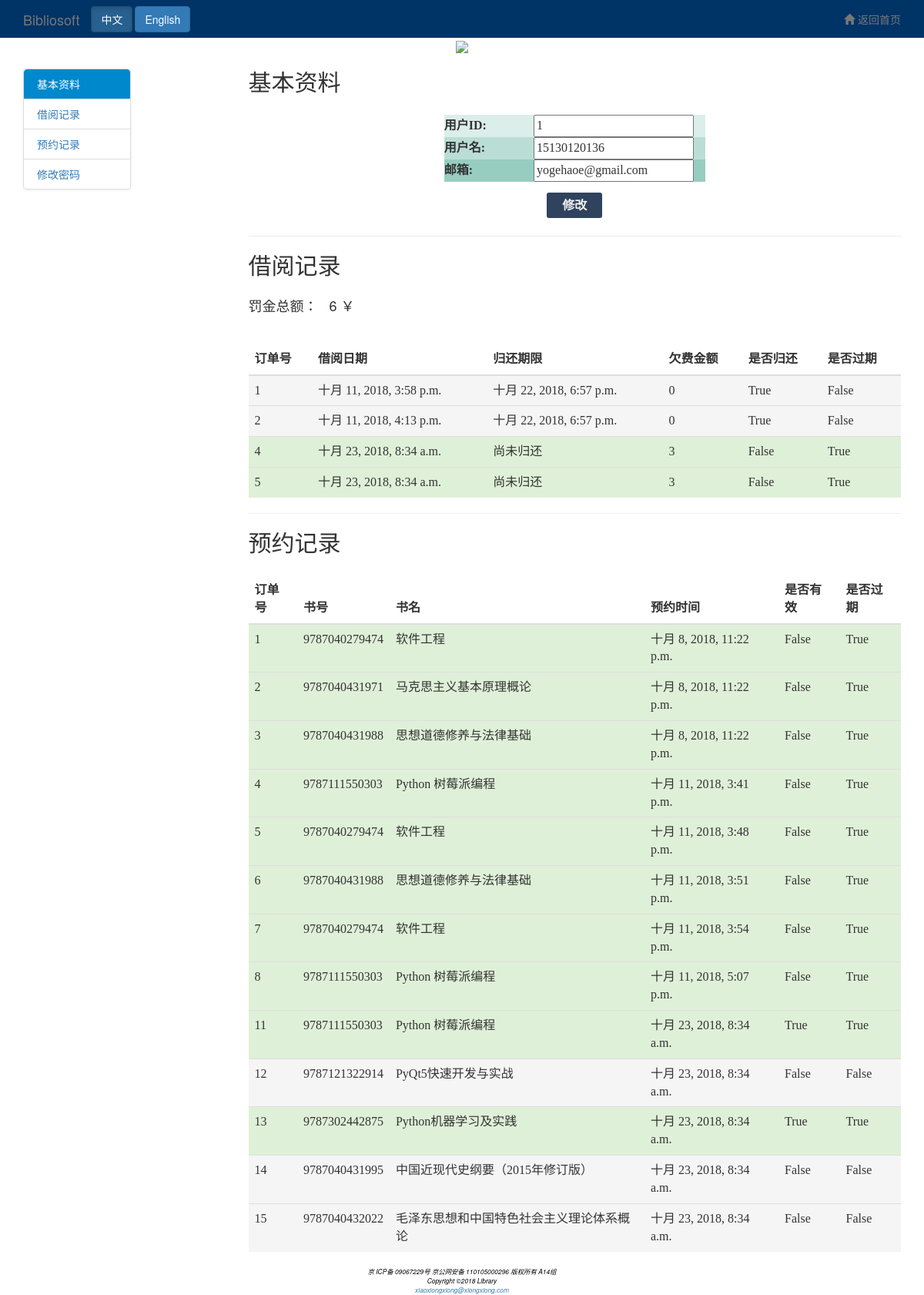
Page /user_message/ (signed in) on the earlier database version.
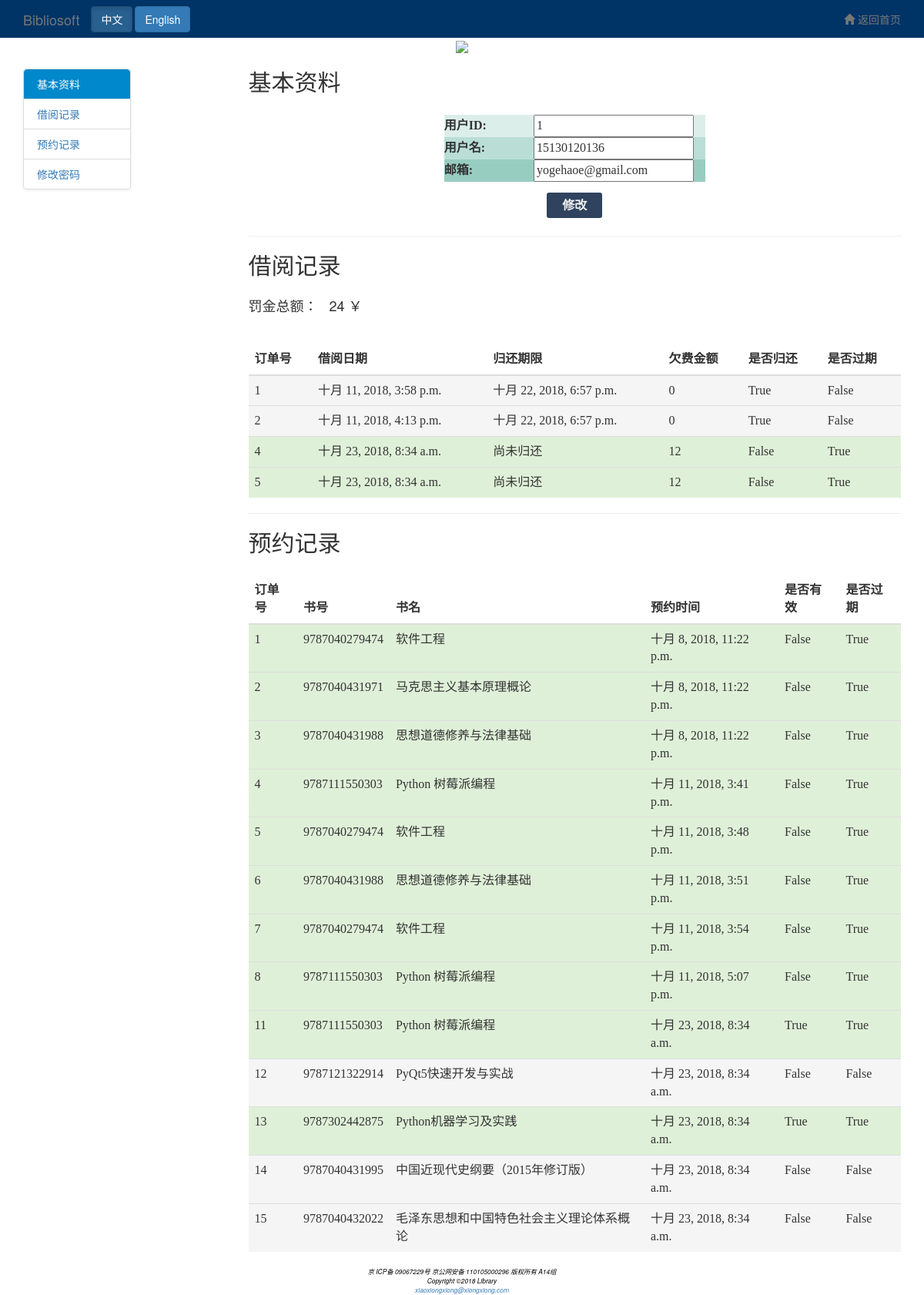
Same page on the later database version.
### librarian/models.py (models this page shows, shortened)
class BorrowOrder(models.Model):
    order_id = models.IntegerField(auto_created=True, primary_key=True)
    user = models.ForeignKey(User, related_name="borrow_order_user")
    book = models.ForeignKey(AllBook, related_name="borrow_order_book")
    borrow_time = models.DateTimeField(null=False)
    debt = models.IntegerField(default=0)
    return_time = models.DateTimeField(null=True)
    is_return = models.BooleanField(null=False)
    expire = models.BooleanField(default=False)
    last_count_time = models.DateTimeField(null=True)

### reader/views.py (the view)
# urls.py: url(r'^user_message/$', reader_views.user_message, name="user_message"),
def user_message(request):
    username = request.session.get('username', "None")
    if username == "None":
        return HttpResponseRedirect(reverse("login"))
    try:
        user = User.objects.get(user_name=username)
        if user:
            borrow_order_list = BorrowOrder.objects.filter(user_id=user.user_id)
            reserve_order_list = ReserveOrder.objects.filter(user_id=user.user_id, )
            all_fine = 0
            for borrow_order in borrow_order_list:
                all_fine += borrow_order.debt
            return render(request, 'user_message.html', {'user_id': user.user_id,
                                                         'user_email': user.email,
                                                         'user_name': user.user_name,
                                                         'reserve_order_list': reserve_order_list,
                                                         'borrow_order_list': borrow_order_list,
                                                         'all_fine': all_fine
                                                         }
                          )
        else:
            return HttpResponseRedirect(reverse("login"))
    except:
        return HttpResponseRedirect(reverse("login"))

### reader/templates/user_message.html (shortened to what the changed rows need)
<!DOCTYPE html>
<html>
<head>
{% load i18n %}
    {% load static %}
    <link href="{% static 'css/bootstrap.min.css' %}" rel="stylesheet">
    <link href="{% static 'font/css/font-awesome.min.css' %}" rel="stylesheet">
</head>
<body data-spy="scroll" data-target="#myScrollspy">
<div class="container">
    <div class="row">
        <div class="col-xs-9 ">
            <h2 id="section-1" style="display:block; height:50px; width:350px">{% trans '基本资料' %}</h2>
	<form id="profile" class="setting-profile-form" method="POST" action=" ">
	 <table align="center"   width="40%" id="tab" >
         <tr class="t1"> <th width="30%" align="right">{% trans '用户ID' %}:</th> <td class="line30" align="center"><input align="center" type="text" value="{{ user_id  }}" name="user_id" placeholder="用户id" readonly /></td>
         <tr class="t2"> <th width="25%" align="right">{% trans '用户名' %}:</th> <td class="line30" align="center"><input  align="center" type="text" value="{{ user_name }}" name="user_name" id="user_name" placeholder="用户名" /></td>
         <tr class="t3"><th width="25%" align="right">{% trans '邮箱' %}:</th> <td class="line30" align="center"><input type="email" name="email" value="{{ user_email }}"  id="email" placeholder="邮箱"  /></td>
		</table>
    </form>
            <h2 id="section-2" style="display:block; height:50px; width:400px">{% trans  '借阅记录' %}</h2>
	<h4 style="display:block; height:50px; width:400px">{% trans  '罚金总额：' %}&nbsp;&nbsp;&nbsp;<span id="all_fine">{{ all_fine }}</span>&nbsp;￥</h4>
<table align="center" id="tab" width="300px"  class="table table-striped">
	<thead>
		<tr >
			<th align="center">{% trans '订单号' %}</th>
			<th align="center">{% trans '借阅日期' %}</th>
			<th align="center">{% trans '归还期限' %}</th>
			<th align="center">{% trans '欠费金额' %}</th>
			<th align="center">{%  trans '是否归还' %}</th>
            <th align="center">{%  trans '是否过期' %}</th>
		</tr>
	</thead>
	<tbody >
    {% for borrow_order in borrow_order_list %}
        {% if borrow_order.expire %}
        <tr class="success">
        {% else %}
        <tr class="active">
        {% endif %}
        <td >{{ borrow_order.order_id }}</td>
        <td >{{ borrow_order.borrow_time }}</td>
        {% if borrow_order.return_time == None %}
            <td>{% trans '尚未归还' %}</td>
        {% else %}
            <td>{{ borrow_order.return_time }}</td>
        {% endif %}
        <td >{{ borrow_order.debt }}</td>
        <td >{{ borrow_order.is_return }}</td>
        <td >{{ borrow_order.expire }}</td>
    {% endfor %}
	</tbody>
</table>
            <h2 id="section-3" style="display:block; height:50px; width:400px">{% trans '预约记录' %}</h2>
<table align="center" id="tab" width="300px"  class="table table-striped">
	<thead>
		<tr >
            <th align="center">{% trans '订单号' %}</th>
            <th align="center">{% trans '书号' %}</th>
            <th align="center">{% trans '书名' %}</th>
			<th align="center">{% trans '预约时间' %}</th>
			<th align="center">{% trans '是否有效' %}</th>
			<th align="center">{% trans '是否过期' %}</th>
		</tr>
	</thead>
</table>
        </div>
    </div>
</div>
</body>
</html>

Differences in the rows shown:
changed BorrowOrder id 4: debt "3" → "12"
changed BorrowOrder id 5: debt "3" → "12"
Other differences:
{{ all_fine }}: "6" → "24"
